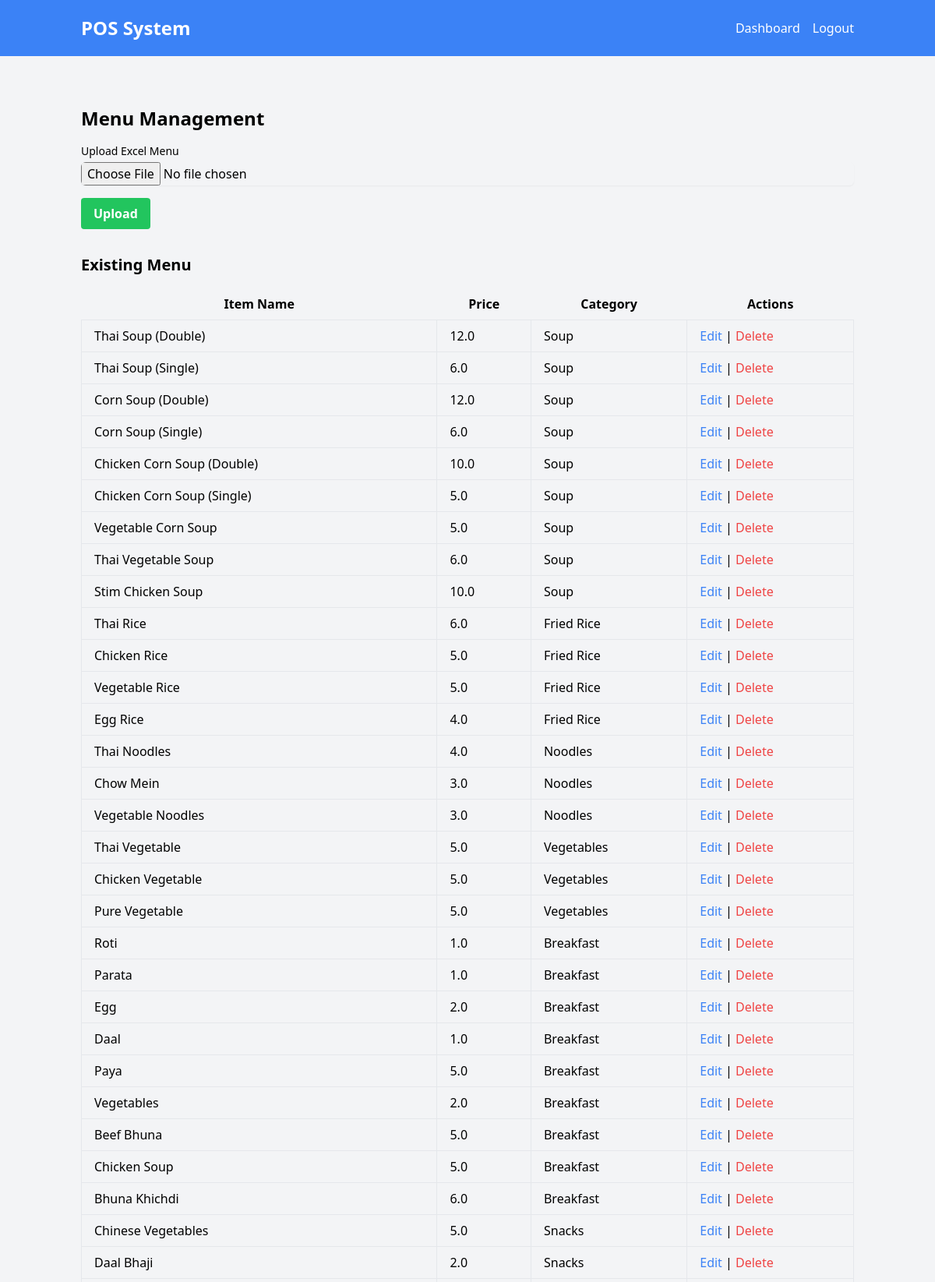
The page /menu-management (signed in, upper part) on the database its author committed.
### models.py (models this page shows)
class MenuItem(db.Model):
    id = db.Column(db.Integer, primary_key=True)
    name = db.Column(db.String(100), nullable=False)
    price = db.Column(db.Float, nullable=False)
    category = db.Column(db.String(50), nullable=False)

### routes.py (the view, shortened to what this page needs)
    @app.route("/menu-management", methods=['GET', 'POST'])
    @login_required
    def menu_management():
        if current_user.role not in ['admin', 'manager']:
            return redirect(url_for('dashboard'))
        menu_items = MenuItem.query.all()
        return render_template('menu_management.html', menu_items=menu_items)

### templates/menu_management.html
{% extends "base.html" %} {% block content %}
<div class="container mx-auto mt-8">
  <h2 class="text-2xl font-bold mb-4">Menu Management</h2>
  <form method="POST" enctype="multipart/form-data">
    <div class="mb-4">
      <label for="file" class="block text-sm font-medium"
        >Upload Excel Menu</label
      >
      <input
        type="file"
        name="file"
        id="file"
        required
        class="mt-1 block w-full rounded-md border-gray-300 shadow-sm"
      />
    </div>
    <button
      type="submit"
      class="bg-green-500 hover:bg-green-700 text-white font-bold py-2 px-4 rounded"
    >
      Upload
    </button>
  </form>
  <h3 class="text-xl font-semibold mt-8 mb-4">Existing Menu</h3>
  <table class="table-auto w-full">
    <thead>
      <tr>
        <th class="px-4 py-2">Item Name</th>
        <th class="px-4 py-2">Price</th>
        <th class="px-4 py-2">Category</th>
        <th class="px-4 py-2">Actions</th>
      </tr>
    </thead>
    <tbody>
      {% for item in menu_items %}
      <tr>
        <td class="border px-4 py-2">{{ item.name }}</td>
        <td class="border px-4 py-2">{{ item.price }}</td>
        <td class="border px-4 py-2">{{ item.category }}</td>
        <td class="border px-4 py-2">
          <a
            href="{{ url_for('edit_menu_item', item_id=item.id) }}"
            class="text-blue-500 hover:underline"
            >Edit</a
          >
          |
          <a
            href="{{ url_for('delete_menu_item', item_id=item.id) }}"
            class="text-red-500 hover:underline"
            >Delete</a
          >
        </td>
      </tr>
      {% endfor %}
    </tbody>
  </table>
</div>
{% endblock %}

### static/css/styles.css (style rules this page uses)
html, :host { line-height: 1.5; -webkit-text-size-adjust: 100%; -moz-tab-size: 4; -o-tab-size: 4; tab-size: 4; font-family: ui-sans-serif, system-ui, sans-serif, "Apple Color Emoji", "Segoe UI Emoji", "Segoe UI Symbol", "Noto Color Emoji"; font-feature-settings: normal; font-variation-settings: normal; -webkit-tap-highlight-color: transparent; }
body { margin: 0; line-height: inherit; }
h1, h2, h3, h4, h5, h6 { font-size: inherit; font-weight: inherit; }
a { color: inherit; text-decoration: inherit; }
table { text-indent: 0; border-color: inherit; border-collapse: collapse; }
button, input, optgroup, select, textarea { font-family: inherit; font-feature-settings: inherit; font-variation-settings: inherit; font-size: 100%; font-weight: inherit; line-height: inherit; letter-spacing: inherit; color: inherit; margin: 0; padding: 0; }
button, select { text-transform: none; }
button, input:where([type='button']), input:where([type='reset']), input:where([type='submit']) { -webkit-appearance: button; background-color: transparent; background-image: none; }
blockquote, dl, dd, h1, h2, h3, h4, h5, h6, hr, figure, p, pre { margin: 0; }
input::placeholder, textarea::placeholder { opacity: 1; color: #9ca3af; }
button, [role="button"] { cursor: pointer; }
.container { width: 100%; }
@media (min-width: 640px) { .container { max-width: 640px; } }
@media (min-width: 768px) { .container { max-width: 768px; } }
@media (min-width: 1024px) { .container { max-width: 1024px; } }
.mx-auto { margin-left: auto; margin-right: auto; }
.mb-4 { margin-bottom: 1rem; }
.mt-1 { margin-top: 0.25rem; }
.mt-8 { margin-top: 2rem; }
.block { display: block; }
.w-full { width: 100%; }
.table-auto { table-layout: auto; }
.rounded { border-radius: 0.25rem; }
.rounded-md { border-radius: 0.375rem; }
.border { border-width: 1px; }
.border-gray-300 { --tw-border-opacity: 1; border-color: rgb(209 213 219 / var(--tw-border-opacity)); }
.bg-gray-100 { --tw-bg-opacity: 1; background-color: rgb(243 244 246 / var(--tw-bg-opacity)); }
.bg-green-500 { --tw-bg-opacity: 1; background-color: rgb(34 197 94 / var(--tw-bg-opacity)); }
.px-4 { padding-left: 1rem; padding-right: 1rem; }
.py-2 { padding-top: 0.5rem; padding-bottom: 0.5rem; }
.text-2xl { font-size: 1.5rem; line-height: 2rem; }
.text-sm { font-size: 0.875rem; line-height: 1.25rem; }
.text-xl { font-size: 1.25rem; line-height: 1.75rem; }
.font-bold { font-weight: 700; }
.font-medium { font-weight: 500; }
.font-semibold { font-weight: 600; }
.text-blue-500 { --tw-text-opacity: 1; color: rgb(59 130 246 / var(--tw-text-opacity)); }
.text-red-500 { --tw-text-opacity: 1; color: rgb(239 68 68 / var(--tw-text-opacity)); }
.text-white { --tw-text-opacity: 1; color: rgb(255 255 255 / var(--tw-text-opacity)); }
.shadow-sm { --tw-shadow: 0 1px 2px 0 rgb(0 0 0 / 0.05); --tw-shadow-colored: 0 1px 2px 0 var(--tw-shadow-color); box-shadow: var(--tw-ring-offset-shadow, 0 0 #0000), var(--tw-ring-shadow, 0 0 #0000), var(--tw-shadow); }

### rows shown on the page
MenuItem: name "Thai Soup (Double)", price "12.0", category "Soup"
MenuItem: name "Thai Soup (Single)", price "6.0", category "Soup"
MenuItem: name "Corn Soup (Double)", price "12.0", category "Soup"
MenuItem: name "Corn Soup (Single)", price "6.0", category "Soup"
MenuItem: name "Chicken Corn Soup (Double)", price "10.0", category "Soup"
MenuItem: name "Chicken Corn Soup (Single)", price "5.0", category "Soup"
MenuItem: name "Vegetable Corn Soup", price "5.0", category "Soup"
MenuItem: name "Thai Vegetable Soup", price "6.0", category "Soup"
MenuItem: name "Stim Chicken Soup", price "10.0", category "Soup"
MenuItem: name "Thai Rice", price "6.0", category "Fried Rice"
MenuItem: name "Chicken Rice", price "5.0", category "Fried Rice"
MenuItem: name "Vegetable Rice", price "5.0", category "Fried Rice"
MenuItem: name "Egg Rice", price "4.0", category "Fried Rice"
MenuItem: name "Thai Noodles", price "4.0", category "Noodles"
MenuItem: name "Chow Mein", price "3.0", category "Noodles"
MenuItem: name "Vegetable Noodles", price "3.0", category "Noodles"
MenuItem: name "Thai Vegetable", price "5.0", category "Vegetables"
MenuItem: name "Chicken Vegetable", price "5.0", category "Vegetables"
MenuItem: name "Pure Vegetable", price "5.0", category "Vegetables"
MenuItem: name "Roti", price "1.0", category "Breakfast"
MenuItem: name "Parata", price "1.0", category "Breakfast"
MenuItem: name "Egg", price "2.0", category "Breakfast"
MenuItem: name "Daal", price "1.0", category "Breakfast"
MenuItem: name "Paya", price "5.0", category "Breakfast"
MenuItem: name "Vegetables", price "2.0", category "Breakfast"
MenuItem: name "Beef Bhuna", price "5.0", category "Breakfast"
MenuItem: name "Chicken Soup", price "5.0", category "Breakfast"
MenuItem: name "Bhuna Khichdi", price "6.0", category "Breakfast"
MenuItem: name "Chinese Vegetables", price "5.0", category "Snacks"
MenuItem: name "Daal Bhaji", price "2.0", category "Snacks"
